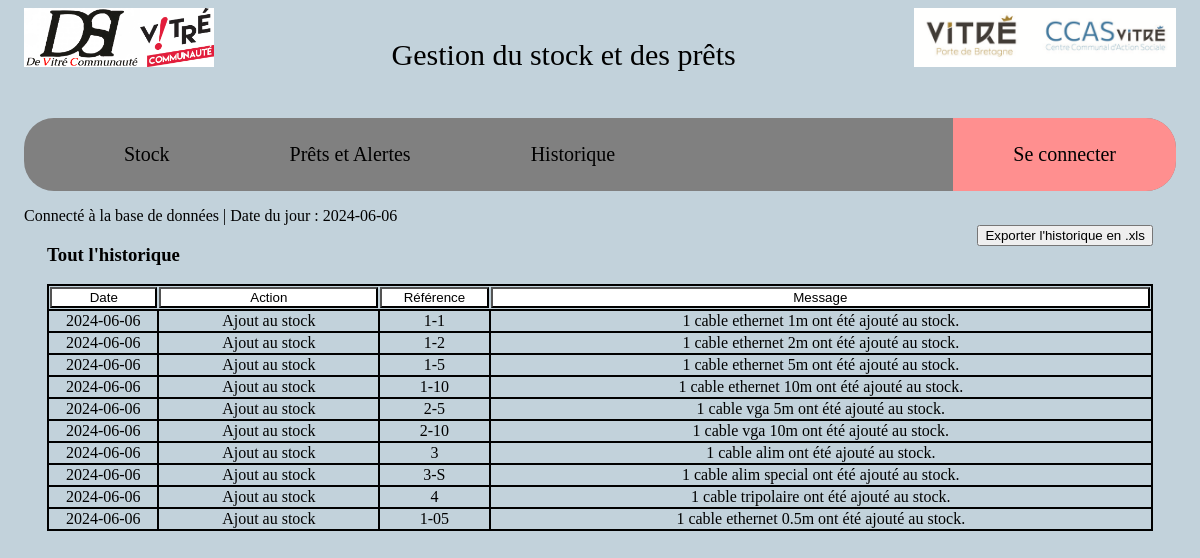
The app's page /page/index.php?menu=3 with its own data.
### tables this page shows
CREATE TABLE `historique` (
  `id` int(10) NOT NULL,
  `date` date NOT NULL,
  `reference` varchar(30) NOT NULL,
  `action` varchar(40) NOT NULL,
  `message` varchar(200) NOT NULL
);

### src/traitement/BDD.php (called while the page is built, shortened)
<?php
class BDD {
    private string $servername = "localhost";
    private string $username = "root";
    private string $password = "";
    private $pdo;
    public function connect(): string {
        try {
            $this->pdo = new PDO("mysql:host=$this->servername;dbname=stockvc", $this->username, $this->password);
            $this ->pdo->setAttribute(PDO::ATTR_ERRMODE, PDO::ERRMODE_EXCEPTION);
            return ("Connecté à la base de données | ");
        }
        catch(Exception $e) {
            return ("Impossible de se connecter à la base de données: " .$e->getMessage().print nl2br("\n"));
        }
    }
    public function getPdo(): PDO {
        return $this->pdo;
    }
}
?>

### page/index.php (the view, shortened to what this page needs)
<!DOCTYPE html>
<html lang="fr">
<head>
    <link href="css/index.css" rel="stylesheet"/>
</head>
<body>
<?php
    require '../src/traitement/BDD.php';
    $bdd = new BDD();
    $connexion = $bdd->connect();
    $localdate = date('Y-m-d');
    $tabAlerte = array();
?>
    <div class="head">
        <a class="redirection-left" target="_blank" href="https://www.vitrecommunaute.org/">
            <img class="DSIlogo" src="../images/DSIlogo.png" alt="logo" height="59px"><img src="../images/VClogo.png" alt="logo" height="59px">
        </a>
        <p class="title"><a class="jebaited" title="Clique pour gagner 500€" target="_blank" href="https://www.youtube.com/watch?v=-a5Ba-CG8uc">G</a>estion du stock et des prêts</p>
        <a class="redirection-right" target="_blank" href="https://www.mairie-vitre.com/"><img src="../images/mairielogo.png" alt="logo" height="59px"></a>
    </div>
    <ul class="menu">
        <li><a href="index.php?menu=1"><p class="menu-text">Stock</p></a></li>
        <li><a href="index.php?menu=2"><p class=<?php if(count($tabAlerte) > 0) {echo("menu-text-alerte");} else { echo("menu-text"); }?>>Prêts et Alertes</p></a></li>
        <li><a href="index.php?menu=3"><p class="menu-text">Historique</p></a></li>
        <li style="float:right"><a class="login" href="index.php?menu=4"><p class="menu-text">Se connecter</p></a></li>
    </ul>
<?php
    echo $connexion; echo("Date du jour : " .$localdate);
?>
    <div class="contenu">
        <?php
            if(isset($_GET['menu'])) switch($_GET['menu']) {
        ?>
        <?php
                case 3:
        ?>
        <div class="historique">
            <?php
                $trie ="";
            ?>
            <div class="export">
                <h3 class="title-histo">Tout l'historique</h3>
                <form name="submit-histo" action="index.php?menu=3" method="POST">
                    <input type="submit" name="submit-histo" value="Exporter l'historique en .xls"/>
                </form>
            </div>
            <table>
                <tr class="historique-table">
                    <th class="date">
                        <form action="index.php?menu=3" method="POST">
                            <button type="submit" name="submit-date" title="Trier par date">Date</button>
                        </form>
                    </th>
                    <th class="action">
                        <form action="index.php?menu=3" method="POST">
                            <button type="submit" name="submit-action" title="Trier par action">Action</button>
                        </form>
                    </th>
                    <th class="ref">
                        <form action="index.php?menu=3" method="POST">
                            <button type="submit" name="submit-reference" title="Trier par référence">Référence</button>
                        </form>
                    </th>
                    <th class="message">
                        <form action="index.php?menu=3" method="POST">
                            <button type="submit" name="submit-message" title="Trier par message">Message</button>
                        </form>
                    </th>
                </tr>
                <?php
                    $result = $bdd->getPdo()->query("SELECT * FROM historique ".$trie);
                    foreach($result as $res) {
                ?>
                <tr class="historique-table">
                    <td><?php print $res['date']; ?></td>
                    <td><?php print $res['action']; ?></td>
                    <td><?php print $res['reference']; ?></td>
                    <td><?php print $res['message']; ?></td>
                </tr>
                <?php
                    }
                ?>
            </table>
        </div>
        <?php
                break;
        ?>
        <?php
            }
        ?>
    </div>
</body>

### page/css/index.css (style rules this page uses)
body { background-color: #c2d2db; margin-left: 2%; margin-right: 2%; height: 100%; max-width: 100%; }
.contenu { margin-bottom: 60px; }
.head { display: flex; align-items: flex-start; justify-content: space-between; }
.login { background-color: #ff8f8f; }
.title { text-align: center; font-family: 'Times New Roman', Times, serif; font-weight: normal; margin-top: none; font-size: 30px; }
.menu { background-color: gray; list-style-type: none; overflow: hidden; border-radius: 30px; }
.menu-text { font-size: 20px; }
.menu > li { float: left; }
li a { display: block; text-decoration: none; text-align: center; padding: 5px 60px; }
li > * > p { font-size: 17px; }
p { color: black; }
.jebaited { color: black; text-decoration: none; cursor: text; }
td { text-overflow: hidden; }
.redirection-right { float: right; margin-right: 0; }
.redirection-left { float: right; margin-left: 0; }
table { width: 100%; border-collapse: collapse; }
tr { border: 2px solid black; }
button[name="submit-reference"], button[name="submit-materiel"], button[name="submit-marque"], button[name="submit-etat"], button[name="submit-note"], button[name="submit-start"], button[name="submit-end"], button[name="submit-client"], button[name="submit-date"], button[name="submit-action"], button[name="submit-message"], button[name="submit-nb"] { width: 100%; background-color: white; color: black; cursor: pointer; }
.historique { text-align: center; margin-left: 2%; margin-right: 2%; }
.historique-table > .date, .historique-table > .ref { width: 10%; }
.historique-table > .action { width: 20%; }
.historique-table > td { border-left: 2px solid black; }
.export { display: flex; align-items: flex-start; justify-content: space-between; }

### records on screen
historique: date "2024-06-06", action "Ajout au stock", reference "1-1", message "1 cable ethernet 1m ont été ajouté au stock."
historique: date "2024-06-06", action "Ajout au stock", reference "1-2", message "1 cable ethernet 2m ont été ajouté au stock."
historique: date "2024-06-06", action "Ajout au stock", reference "1-5", message "1 cable ethernet 5m ont été ajouté au stock."
historique: date "2024-06-06", action "Ajout au stock", reference "1-10", message "1 cable ethernet 10m ont été ajouté au stock."
historique: date "2024-06-06", action "Ajout au stock", reference "2-5", message "1 cable vga 5m ont été ajouté au stock."
historique: date "2024-06-06", action "Ajout au stock", reference "2-10", message "1 cable vga 10m ont été ajouté au stock."
historique: date "2024-06-06", action "Ajout au stock", reference "3", message "1 cable alim ont été ajouté au stock."
historique: date "2024-06-06", action "Ajout au stock", reference "3-S", message "1 cable alim special ont été ajouté au stock."
historique: date "2024-06-06", action "Ajout au stock", reference "4", message "1 cable tripolaire ont été ajouté au stock."
historique: date "2024-06-06", action "Ajout au stock", reference "1-05", message "1 cable ethernet 0.5m ont été ajouté au stock."

### other values on screen
$connexion "Connecté à la base de données |"
